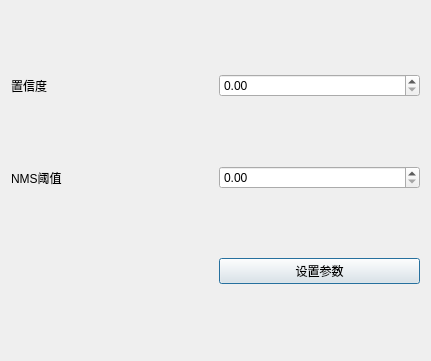
<?xml version="1.0" encoding="UTF-8"?>
<ui version="4.0">
 <class>TerminalSettingsDialog</class>
 <widget class="QDialog" name="TerminalSettingsDialog">
  <property name="geometry">
   <rect>
    <x>0</x>
    <y>0</y>
    <width>431</width>
    <height>361</height>
   </rect>
  </property>
  <property name="windowTitle">
   <string>TerminalSettingsDialog</string>
  </property>
  <layout class="QGridLayout" name="gridLayout">
   <item row="1" column="1">
    <widget class="QDoubleSpinBox" name="doubleSpinBox_nmsThreshold"/>
   </item>
   <item row="1" column="0">
    <widget class="QLabel" name="label_2">
     <property name="text">
      <string>NMS阈值</string>
     </property>
    </widget>
   </item>
   <item row="0" column="0">
    <widget class="QLabel" name="label">
     <property name="text">
      <string>置信度</string>
     </property>
    </widget>
   </item>
   <item row="0" column="1">
    <widget class="QDoubleSpinBox" name="doubleSpinBox_confThreshold"/>
   </item>
   <item row="2" column="1">
    <widget class="QPushButton" name="pushButton_setTerminalSettings">
     <property name="text">
      <string>设置参数</string>
     </property>
    </widget>
   </item>
  </layout>
 </widget>
 <resources/>
 <connections/>
</ui>
